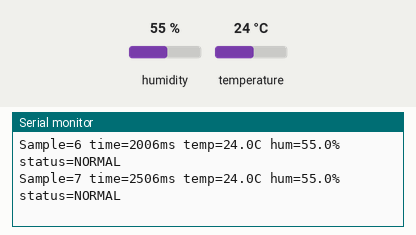
Recording of a sketch running on a simulated Arduino Uno, built with avr-gcc and run on an emulated ATmega328P. Parts: the last lines printed to the serial monitor. The test bench sets the inputs (shaded band); at power-on: humidity 55 %, temperature 24 °C.

Above: at 2.8 s.
2.9 s: humidity set to 88 %
At 4.81 s:
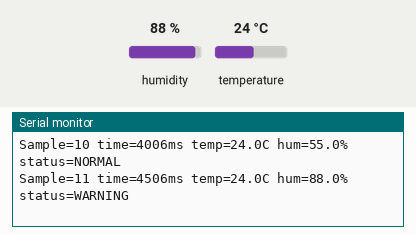
6.5 s: temperature set to 12 °C
At 6.9 s:
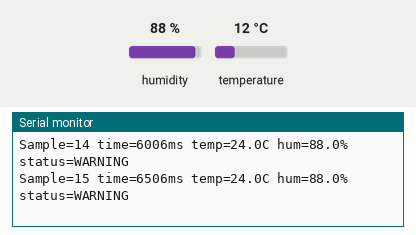
9.7 s: humidity set to 22 %
At 9.81 s:
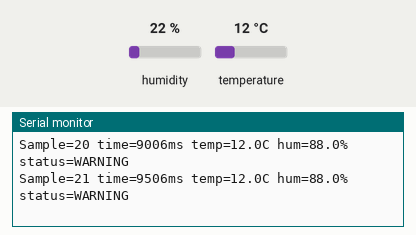

The sketch:

main_buggy.ino
```cpp
// Smart Environment Monitoring and Alert System - Week 3 BUGGY VERSION
// Purpose: intentionally introduce common firmware defects for debugging practice.

#include <DHT.h>

#define DHT_PIN 4
#define DHT_TYPE DHT22
DHT dht(DHT_PIN, DHT_TYPE);

// BUG 1: This interval is shorter than the Week 1/2 design target of 2000 ms.
// It causes unnecessary sampling and changes the intended monitoring behavior.
const unsigned long SAMPLE_INTERVAL_MS = 500;

const float TEMP_WARNING_C = 35.0f;
const float HUM_WARNING_PERCENT = 80.0f;

unsigned long lastSampleTime = 0;
unsigned long sampleCount = 0;

const char* evaluateStatus(float temperature, float humidity) {
  // BUG 2: Strict '>' misses an exact threshold value such as 35.0 C.
  if (temperature > TEMP_WARNING_C || humidity > HUM_WARNING_PERCENT) {
    return "WARNING";
  }
  return "NORMAL";
}

void performSensorCycle(unsigned long elapsedMs) {
  sampleCount++;

  float humidity = dht.readHumidity();
  float temperature = dht.readTemperature();

  // BUG 3: There is no NaN/invalid-reading check.
  // Invalid readings can be reported as if they were normal numeric data.
  Serial.print("Sample=");
  Serial.print(sampleCount);
  Serial.print(" time=");
  Serial.print(elapsedMs);
  Serial.print("ms temp=");
  Serial.print(temperature, 1);
  Serial.print("C hum=");
  Serial.print(humidity, 1);
  Serial.print("% status=");
  Serial.println(evaluateStatus(temperature, humidity));
}

void setup() {
  Serial.begin(115200);
  dht.begin();
  Serial.println("Week 3 BUGGY firmware started");
}

void loop() {
  unsigned long currentTime = millis();

  if (lastSampleTime == 0 || (currentTime - lastSampleTime) >= SAMPLE_INTERVAL_MS) {
    lastSampleTime = currentTime;
    performSensorCycle(currentTime);
  }
}
```

Measured:
- after the input at 2.9 s, the serial monitor: prints a new line after 1.6 s (image 1)
